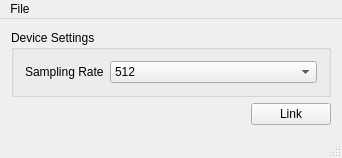
<?xml version="1.0" encoding="UTF-8"?>
<ui version="4.0">
 <class>MainWindowClass</class>
 <widget class="QMainWindow" name="MainWindowClass">
  <property name="geometry">
   <rect>
    <x>0</x>
    <y>0</y>
    <width>342</width>
    <height>145</height>
   </rect>
  </property>
  <property name="windowTitle">
   <string>eegApp</string>
  </property>
  <widget class="QWidget" name="centralWidget">
   <layout class="QHBoxLayout" name="horizontalLayout_2">
    <item>
     <layout class="QVBoxLayout" name="verticalLayout">
      <item>
       <widget class="QGroupBox" name="groupBox">
        <property name="title">
         <string>Device Settings</string>
        </property>
        <layout class="QFormLayout" name="formLayout">
         <property name="fieldGrowthPolicy">
          <enum>QFormLayout::AllNonFixedFieldsGrow</enum>
         </property>
         <item row="0" column="0">
          <widget class="QLabel" name="label_3">
           <property name="text">
            <string>Sampling Rate</string>
           </property>
          </widget>
         </item>
         <item row="0" column="1">
          <widget class="QComboBox" name="samplingRate">
           <property name="toolTip">
            <string>Sampling rate to use.</string>
           </property>
           <property name="currentIndex">
            <number>1</number>
           </property>
           <item>
            <property name="text">
             <string>500</string>
            </property>
           </item>
           <item>
            <property name="text">
             <string>512</string>
            </property>
           </item>
           <item>
            <property name="text">
             <string>1000</string>
            </property>
           </item>
           <item>
            <property name="text">
             <string>1024</string>
            </property>
           </item>
           <item>
            <property name="text">
             <string>2000</string>
            </property>
           </item>
           <item>
            <property name="text">
             <string>2048</string>
            </property>
           </item>
           <item>
            <property name="text">
             <string>4000</string>
            </property>
           </item>
           <item>
            <property name="text">
             <string>4960</string>
            </property>
           </item>
           <item>
            <property name="text">
             <string>8000</string>
            </property>
           </item>
           <item>
            <property name="text">
             <string>8192</string>
            </property>
           </item>
           <item>
            <property name="text">
             <string>16000</string>
            </property>
           </item>
           <item>
            <property name="text">
             <string>16384</string>
            </property>
           </item>
          </widget>
         </item>
        </layout>
       </widget>
      </item>
      <item>
       <layout class="QHBoxLayout" name="horizontalLayout">
        <item>
         <spacer name="horizontalSpacer">
          <property name="orientation">
           <enum>Qt::Horizontal</enum>
          </property>
          <property name="sizeHint" stdset="0">
           <size>
            <width>40</width>
            <height>20</height>
           </size>
          </property>
         </spacer>
        </item>
        <item>
         <widget class="QPushButton" name="linkButton">
          <property name="text">
           <string>Link</string>
          </property>
         </widget>
        </item>
       </layout>
      </item>
     </layout>
    </item>
   </layout>
  </widget>
  <widget class="QMenuBar" name="menuBar">
   <property name="geometry">
    <rect>
     <x>0</x>
     <y>0</y>
     <width>342</width>
     <height>21</height>
    </rect>
   </property>
   <widget class="QMenu" name="menuFile">
    <property name="title">
     <string>File</string>
    </property>
    <addaction name="actionLoad_Configuration"/>
    <addaction name="actionSave_Configuration"/>
    <addaction name="actionQuit"/>
   </widget>
   <addaction name="menuFile"/>
  </widget>
  <widget class="QStatusBar" name="statusBar"/>
  <action name="actionQuit_2">
   <property name="text">
    <string>Quit</string>
   </property>
  </action>
  <action name="actionLoad_Configuration">
   <property name="text">
    <string>Load Configuration</string>
   </property>
  </action>
  <action name="actionSave_Configuration">
   <property name="text">
    <string>Save Configuration</string>
   </property>
  </action>
  <action name="actionQuit">
   <property name="text">
    <string>Quit</string>
   </property>
  </action>
 </widget>
 <layoutdefault spacing="6" margin="11"/>
 <resources>
  <include location="mainwindow.qrc"/>
 </resources>
 <connections/>
</ui>
